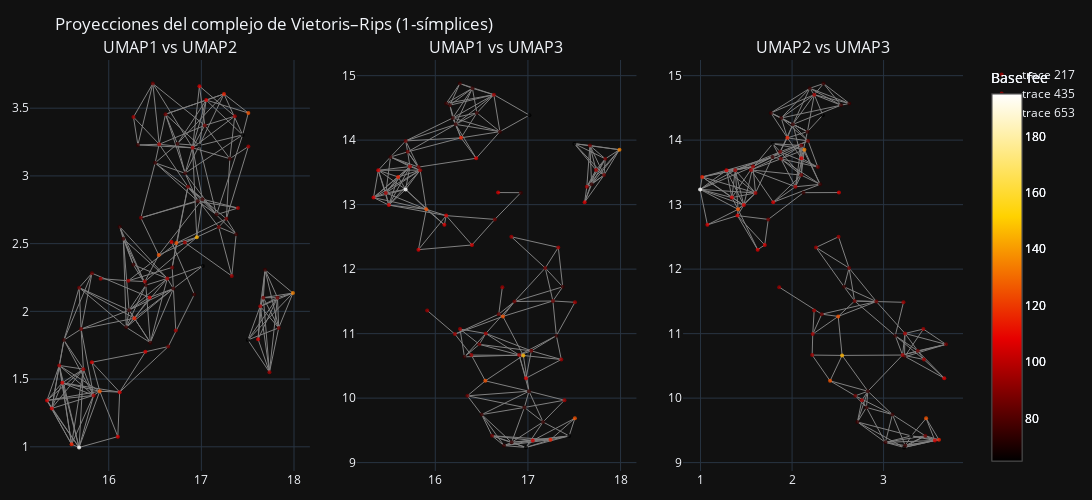

Here is the notebook cell this chart was saved with:
### Code cell
fig = plot_rips_projections(df_space, simplex_tree,"Base fee")
fig.show()
